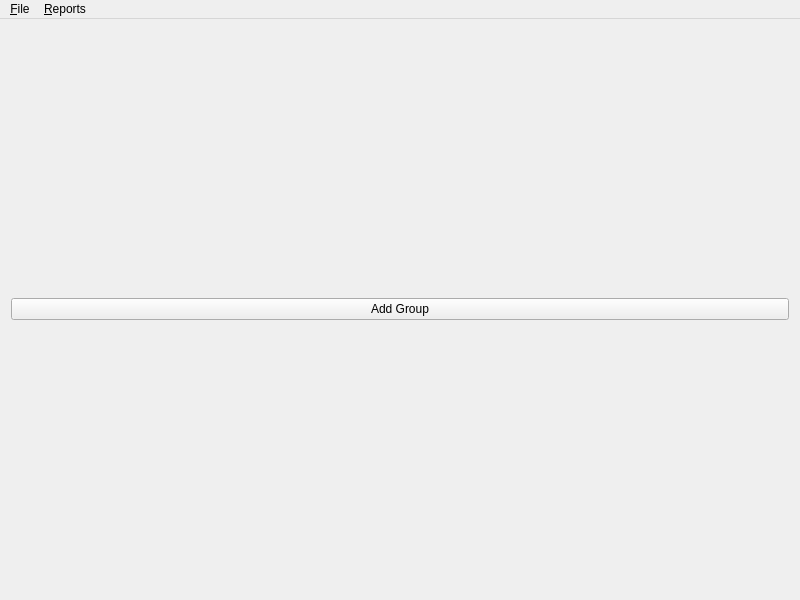
<?xml version="1.0" encoding="UTF-8"?>
<ui version="4.0">
 <class>MainWindow</class>
 <widget class="QMainWindow" name="MainWindow">
  <property name="geometry">
   <rect>
    <x>0</x>
    <y>0</y>
    <width>800</width>
    <height>600</height>
   </rect>
  </property>
  <property name="windowTitle">
   <string>Reservation System</string>
  </property>
  <widget class="QWidget" name="centralWidget">
   <layout class="QHBoxLayout" name="horizontalLayout">
    <item>
     <layout class="QGridLayout" name="gridLayout"/>
    </item>
    <item>
     <widget class="QPushButton" name="addGroup">
      <property name="text">
       <string>Add Group</string>
      </property>
     </widget>
    </item>
   </layout>
  </widget>
  <widget class="QMenuBar" name="menuBar">
   <property name="geometry">
    <rect>
     <x>0</x>
     <y>0</y>
     <width>800</width>
     <height>24</height>
    </rect>
   </property>
   <widget class="QMenu" name="menuFile">
    <property name="title">
     <string>&amp;File</string>
    </property>
    <addaction name="action_New_Flight"/>
    <addaction name="actionLoad_Flight"/>
    <addaction name="actionSave_Flight"/>
    <addaction name="separator"/>
    <addaction name="actionQuit"/>
   </widget>
   <widget class="QMenu" name="menu_Reports">
    <property name="title">
     <string>&amp;Reports</string>
    </property>
   </widget>
   <addaction name="menuFile"/>
   <addaction name="menu_Reports"/>
  </widget>
  <action name="actionLoad_Flight">
   <property name="text">
    <string>&amp;Load Flight</string>
   </property>
   <property name="shortcut">
    <string>Ctrl+L</string>
   </property>
  </action>
  <action name="actionSave_Flight">
   <property name="text">
    <string>&amp;Save Flight</string>
   </property>
   <property name="shortcut">
    <string>Ctrl+S</string>
   </property>
  </action>
  <action name="actionQuit">
   <property name="text">
    <string>&amp;Quit</string>
   </property>
   <property name="shortcut">
    <string>Ctrl+Q</string>
   </property>
  </action>
  <action name="action_New_Flight">
   <property name="text">
    <string>&amp;New Flight</string>
   </property>
  </action>
 </widget>
 <layoutdefault spacing="6" margin="11"/>
 <resources/>
 <connections/>
</ui>
